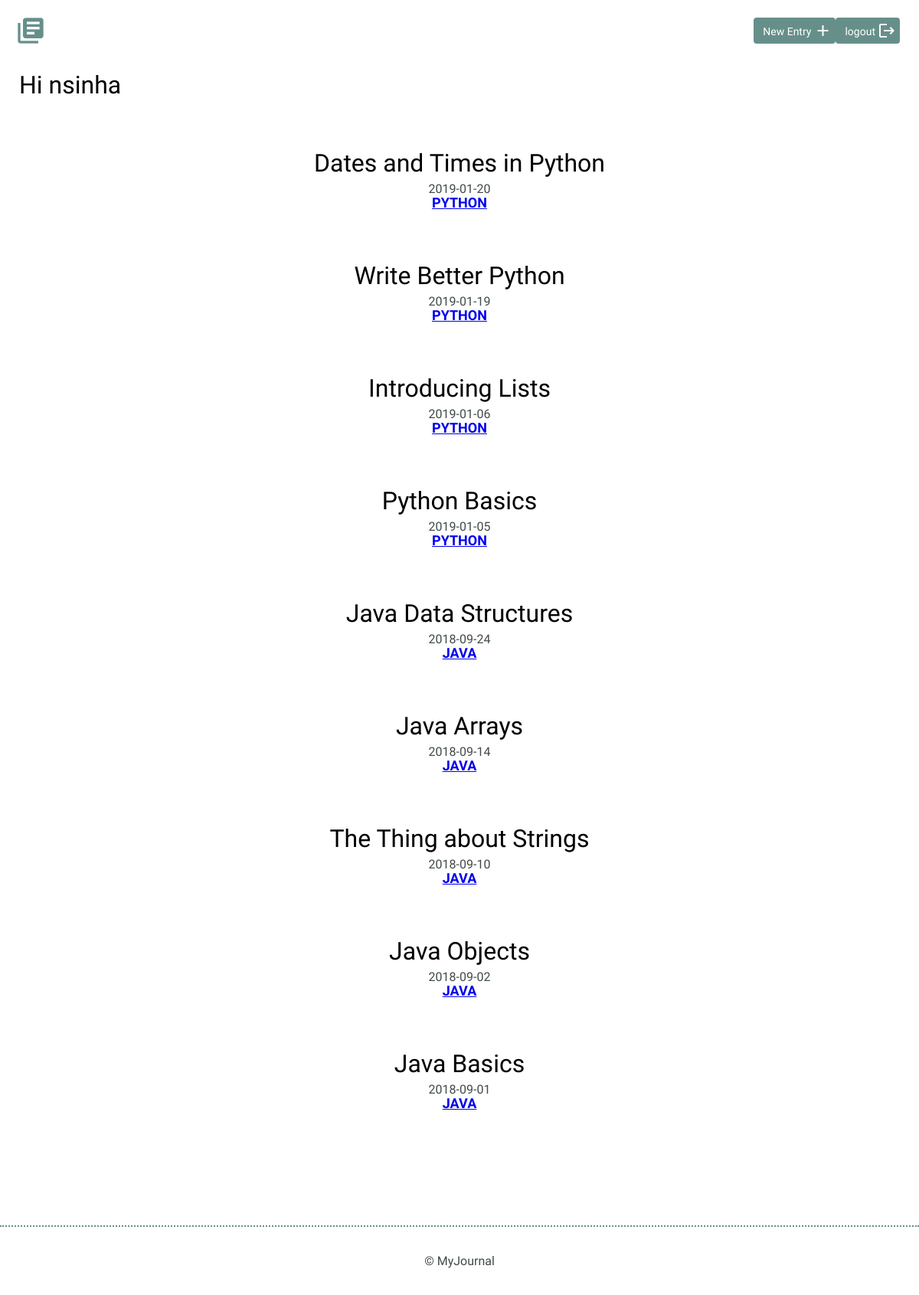
Screenshot of /entries/nsinha (signed in) with the database file from the repository.
### models.py (models this page shows, shortened)
class User(UserMixin, peewee.Model):
    joined_at = peewee.DateTimeField(default=datetime.datetime.now)
    username = peewee.CharField(max_length=255, unique=True)
    email = peewee.CharField(unique=True)
    password = peewee.CharField()
    class Meta:
        database = DATABASE

class Journal(peewee.Model):
    created_at = peewee.DateTimeField(default=datetime.datetime.now)
    title = peewee.CharField(max_length=255)
    time_spent = peewee.IntegerField()
    learned = peewee.TextField()
    resourses = peewee.TextField()
    tag = peewee.CharField()
    slug = peewee.CharField()
    user = peewee.ForeignKeyField(User, backref="journals")
    class Meta:
        database = DATABASE
        order_by = ('-created_at')

### journal_app.py (the view)
@app.route('/entries/<username>')
@app.route('/entries')
@login_required
def list(username=None):
    if username:
        posts = (models.Journal
        .select(models.User, models.Journal)
        .join(models.User)
        .where(models.User.username**username)
        .order_by(models.Journal.created_at.desc())
    )
    else:
        posts = models.Journal.select().order_by(models.Journal.created_at.desc())
    return render_template("entries.html", posts=posts)

### journal_app.py (called while the page is built)
@app.before_request
def before_request():
    g.db = models.DATABASE
    g.db.connect()
    g.user = current_user

@app.after_request
def after_request(response):
    g.db.close()
    g.user = current_user
    return response

@login_manager.user_loader
def load_user(user_id):
    try:
        return models.User.get(models.User.id == user_id)
    except models.peewee.DoesNotExist:
        return None

### templates/entries.html
{% extends "layout.html" %}
{% block content %}
<div class="container">
    <div class="entry-list">
        {% for post in posts %}
            <article>
                <h2><a href="{{ url_for('detail', slug=post.slug ) }}">{{ post.title }}</a></h2>
                <time datetime="{{ post.created_at }}">{{ post.created_at.date() }}</time>
                <h3><a href="{{ url_for('tag_list', tag=post.tag) }}" >{{ post.tag }}</a><h3>
            </article>
        {% endfor %}
    </div>
</div>
{% endblock %}

### templates/layout.html (shortened to what this page needs)
<!DOCTYPE html>
<html>
    <head>
        <link rel="stylesheet" href="/static/css/normalize.css">
        <link rel="stylesheet" href="/static/css/site.css">
    </head>
    <body>
        <header>
            <div class="container">
                <div class="site-header">
                    {% if current_user.is_authenticated %}
                        <a class="logo" href="{{ url_for('list') }}"><i class="material-icons">library_books</i></a>
                    {% endif %}
                    {% if current_user.is_authenticated %}
                        <a class="button icon-right" href="{{ url_for('logout') }}"><span>logout</span>
                            <i class="material-icons">logout</i></a>
                        <a class="button icon-right" href="{{ url_for('add') }}"><span>New Entry</span>
                            <i class="material-icons">add</i></a>
                    {% endif %}
                </div>
            </div>
        </header>
        <section>
            {% if current_user.is_authenticated %}
                <h2 class="container">Hi <a href = "{{ url_for('list', username=current_user.username) }}">
                    {{ current_user.username }}</a></h2>
            {% endif %}
            {% block content %}
            {% endblock %}
        </section>
        <footer>
            <div>
                &copy; MyJournal
            </div>
        </footer>
    </body>
</html>

### static/css/site.css (style rules this page uses)
body { font-size: 16px; color: #404a49; font-family: 'Cousine', serif; font-weight: 400; }
.container { margin: 0 auto; padding: 0 25px; }
header .site-header { margin: 0 auto; height: 95px; }
header .logo i { color: #678f89; margin: 20px 0 0 -5px; float: left; font-size: 40px; }
header .button { float: right; margin: 33px 0 0 0; }
footer { text-align: center; padding: 35px 0; border-top: 2px dotted #678f89; }
.button { padding: 8px 10px 6px 10px; background: #678f89; border: 2px solid #678f89; border-radius: 4px; text-decoration: none; color: #FFF; position: relative; text-align: center; font-size: 14px; }
.button.icon-right { padding-right: 30px; top: -10px; }
.button.icon-right i { position: absolute; top: 3px; right: 3px; }
h1, h2, h3 { margin: 0; font-weight: 400; line-height: 1em; color: #000; }
h2 { font-size: 32px; }
h2 a { text-decoration: none; color: #000; }
h3 { font-size: 18px; font-family: 'Work Sans', serif; font-weight: 600; text-transform: uppercase; }
.entry-list, .edit-entry, .new-entry { max-width: 800px; margin: 0 auto; padding: 70px 0 150px 0; }
.entry-list article { margin-bottom: 70px; text-align: center; }
.entry-list article:last-child { margin-bottom: 0; }
.entry-list article h2 { margin-bottom: 8px; }

### rows the page displays
User: username "nsinha"
Journal: title "Dates and Times in Python", created_at "2019-01-20", tag "PYTHON"
Journal: title "Write Better Python", created_at "2019-01-19", tag "PYTHON"
Journal: title "Introducing Lists", created_at "2019-01-06", tag "PYTHON"
Journal: title "Python Basics", created_at "2019-01-05", tag "PYTHON"
Journal: title "Java Data Structures", created_at "2018-09-24", tag "JAVA"
Journal: title "Java Arrays", created_at "2018-09-14", tag "JAVA"
Journal: title "The Thing about Strings", created_at "2018-09-10", tag "JAVA"
Journal: title "Java Objects", created_at "2018-09-02", tag "JAVA"
Journal: title "Java Basics", created_at "2018-09-01", tag "JAVA"
